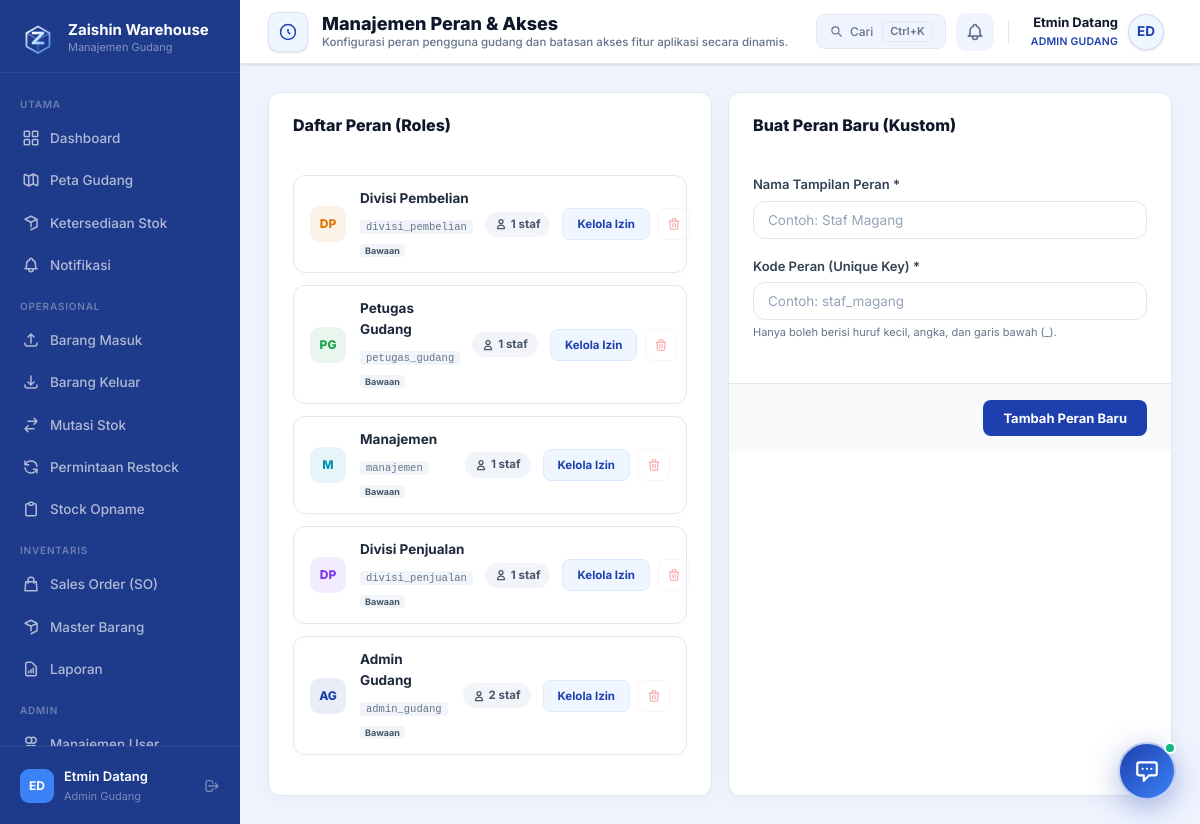
Screenshot of /index.php?page=roles (signed in) with the database file from the repository.
### tables this page shows
CREATE TABLE `roles` (
  `role_key` varchar(50) NOT NULL,
  `display_name` varchar(100) NOT NULL,
  `created_at` timestamp NOT NULL DEFAULT current_timestamp(),
  PRIMARY KEY (`role_key`)
);

### src/Controllers/RoleController.php (called while the page is built, shortened)
<?php
$db    = getDB();
$builtInRoles = ['admin_gudang', 'petugas_gudang', 'divisi_penjualan', 'divisi_pembelian', 'manajemen'];
$rolesQuery = $db->query("
    SELECT r.role_key, r.display_name, COUNT(u.id) AS user_count
    FROM roles r
    LEFT JOIN users u ON r.role_key = u.role
    GROUP BY r.role_key
    ORDER BY r.created_at ASC
");
$rolesList = $rolesQuery->fetchAll(PDO::FETCH_ASSOC);
require __DIR__ . '/../Views/users/roles.php';
require __DIR__ . '/../Views/layouts/main.php';

### index.php (called while the page is built, shortened)
<?php
$page   = $_GET['page']   ?? 'dashboard';
match ($page) {
    'login'     => require __DIR__ . '/src/Controllers/AuthController.php',
    'logout'    => require __DIR__ . '/src/Controllers/AuthController.php',
    'dashboard' => require __DIR__ . '/src/Controllers/DashboardController.php',
    'stock'     => require __DIR__ . '/src/Controllers/StockViewController.php',
    'items'     => require __DIR__ . '/src/Controllers/ItemController.php',
    'zones'     => require __DIR__ . '/src/Controllers/ZoneController.php',
    'inbound'   => require __DIR__ . '/src/Controllers/InboundController.php',
    'outbound'  => require __DIR__ . '/src/Controllers/OutboundController.php',
    'restock'   => require __DIR__ . '/src/Controllers/RestockController.php',
    'reports'   => require __DIR__ . '/src/Controllers/ReportController.php',
    'users'     => require __DIR__ . '/src/Controllers/UserController.php',
    'roles'     => require __DIR__ . '/src/Controllers/RoleController.php',
    'opname'      => require __DIR__ . '/src/Controllers/OpnameController.php',
    'opname-scan' => require __DIR__ . '/src/Controllers/OpnameController.php',
    'notifications' => require __DIR__ . '/src/Controllers/NotificationController.php',
    'sales-orders' => require __DIR__ . '/src/Controllers/SalesOrderController.php',
    'relocation' => require __DIR__ . '/src/Controllers/RelocationController.php',
    default     => require __DIR__ . '/src/Controllers/DashboardController.php',
};

### src/Views/users/roles.php (the view, shortened to what this page needs)
<?php
$roleColors = [
    'admin_gudang'     => '#1e40af',
    'petugas_gudang'   => '#16a34a',
    'divisi_penjualan' => '#7c3aed',
    'divisi_pembelian' => '#d97706',
    'manajemen'        => '#0891b2',
];
?>
<div class="grid-2-col gap-24">
  <div class="card">
    <div class="card-header p-header pb-14">
      <div class="card-title fs-16 fw-800">Daftar Peran (Roles)</div>
    </div>
    <div class="card-body p-24">
      <div class="role-cards-list" id="role-cards-container">
        <?php foreach ($rolesList as $r):
          $isBuiltIn = in_array($r['role_key'], $builtInRoles, true);
          $color = $roleColors[$r['role_key']] ?? '#64748b';
          $words = explode(' ', $r['display_name']);
          $initials = '';
          foreach ($words as $w) {
              $initials .= strtoupper(substr($w, 0, 1));
          }
          $initials = substr($initials, 0, 2);
        ?>
          <div class="role-item-card" id="role-card-<?= htmlspecialchars($r['role_key']) ?>" data-role="<?= htmlspecialchars($r['role_key']) ?>" style="border-left: 4px solid <?= $color ?>;">
            <div class="role-card-main">
              <div class="role-avatar" style="background: <?= $color ?>18; color: <?= $color ?>;">
                <?= htmlspecialchars($initials) ?>
              </div>
              <div class="role-info">
                <div class="role-name text-main fw-700"><?= htmlspecialchars($r['display_name']) ?></div>
                <div class="flex-row gap-6 align-center mt-2">
                  <code class="role-code font-monospace fs-10.5"><?= htmlspecialchars($r['role_key']) ?></code>
                  <?php if ($isBuiltIn): ?>
                    <span class="role-badge badge-builtin">Bawaan</span>
                  <?php else: ?>
                    <span class="role-badge badge-custom">Kustom</span>
                  <?php endif; ?>
                </div>
              </div>
            </div>
            <div class="role-card-stats">
              <span class="role-user-count">
                <svg fill="none" stroke="currentColor" viewBox="0 0 24 24" class="icon-12"><path stroke-linecap="round" stroke-linejoin="round" stroke-width="2.5" d="M16 7a4 4 0 11-8 0 4 4 0 018 0zM12 14a7 7 0 00-7 7h14a7 7 0 00-7-7z"/></svg>
                <?= $r['user_count'] ?> staf
              </span>
            </div>
            <div class="role-card-actions">
              <button type="button" class="btn-role-action edit-trigger" data-key="<?= htmlspecialchars($r['role_key']) ?>" data-name="<?= htmlspecialchars($r['display_name']) ?>">
                Kelola Izin
              </button>
              <?php if (!$isBuiltIn): ?>
                <button type="button" class="btn-role-delete-icon btn-delete-role" data-key="<?= htmlspecialchars($r['role_key']) ?>" data-name="<?= htmlspecialchars($r['display_name']) ?>" title="Hapus Peran">
                  <svg fill="none" stroke="currentColor" viewBox="0 0 24 24" class="icon-14"><path stroke-linecap="round" stroke-linejoin="round" stroke-width="2" d="M19 7l-.867 12.142A2 2 0 0116.138 21H7.862a2 2 0 01-1.995-1.858L5 7m5 4v6m4-6v6m1-10V4a1 1 0 00-1-1h-4a1 1 0 00-1 1v3M4 7h16"/></svg>
                </button>
              <?php else: ?>
                <button type="button" class="btn-role-delete-icon btn-delete-builtin" data-key="<?= htmlspecialchars($r['role_key']) ?>" data-name="<?= htmlspecialchars($r['display_name']) ?>" style="opacity: 0.45; cursor: pointer; border-color: #fecaca; color: #f87171;" title="Peran bawaan sistem tidak dapat dihapus">
                  <svg fill="none" stroke="currentColor" viewBox="0 0 24 24" class="icon-14"><path stroke-linecap="round" stroke-linejoin="round" stroke-width="2" d="M19 7l-.867 12.142A2 2 0 0116.138 21H7.862a2 2 0 01-1.995-1.858L5 7m5 4v6m4-6v6m1-10V4a1 1 0 00-1-1h-4a1 1 0 00-1 1v3M4 7h16"/></svg>
                </button>
              <?php endif; ?>
            </div>
          </div>
        <?php endforeach; ?>
      </div>
    </div>
  </div>
  <div class="card">
    <div class="card-header p-header pb-14">
      <div class="card-title fs-16 fw-800">Buat Peran Baru (Kustom)</div>
    </div>
    <form method="POST" action="index.php?page=roles" id="form-add-role">
      <div class="card-body p-24">
        <div class="form-group">
          <label class="form-label">Nama Tampilan Peran *</label>
          <input name="display_name" class="form-control" placeholder="Contoh: Staf Magang" required />
        </div>
        <div class="form-group">
          <label class="form-label">Kode Peran (Unique Key) *</label>
          <input name="role_key" class="form-control" placeholder="Contoh: staf_magang" required />
          <div class="fs-11 text-muted mt-4">Hanya boleh berisi huruf kecil, angka, dan garis bawah (_).</div>
        </div>
      </div>
      <div class="card-footer bg-f8fafc border-top-solid text-right">
        <button type="submit" class="btn btn-primary">Tambah Peran Baru</button>
      </div>
    </form>
  </div>
</div>

### rows the page displays
roles: initials "DP", display_name "Divisi Pembelian", role_key "divisi_pembelian", shows "Bawaan", user_count "1"
roles: initials "PG", display_name "Petugas Gudang", role_key "petugas_gudang", shows "Bawaan", user_count "1"
roles: initials "M", display_name "Manajemen", role_key "manajemen", shows "Bawaan", user_count "1"
roles: initials "DP", display_name "Divisi Penjualan", role_key "divisi_penjualan", shows "Bawaan", user_count "1"
roles: initials "AG", display_name "Admin Gudang", role_key "admin_gudang", shows "Bawaan", user_count "2"

### other values shown
$_SESSION['user_avatar'] "ED"
$_SESSION['user_name'] "Etmin Datang"
roleLabel($_SESSION['user_role'] ?? '') "Admin Gudang"
$pageTitle "Manajemen Peran & Akses"
$pageSubtitle "Konfigurasi peran pengguna gudang dan batasan akses fitur aplikasi secara dinamis."
roleLabel($_SESSION['user_role'] ?? '') "ADMIN GUDANG"
